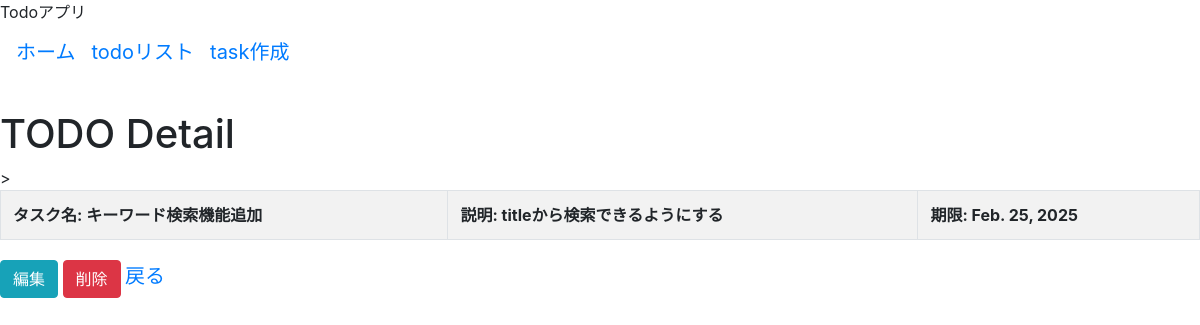
Screenshot of /todo/task_detail/7/ with the database file from the repository.
### todo/models.py (models this page shows, shortened)
class Task(models.Model):
    title = models.CharField(max_length=50)
    description = models.TextField(blank=True)  # 空白可にする場合は`blank=True`
    expiry = models.DateField()
    created_at = models.DateTimeField(auto_now_add=True)  # auto_now_add=Trueで登録日がnowでDB保存
    class Meta:
        db_table='task'

### todo/views.py (the view)
# urls.py: path('task_detail/<int:pk>/',TaskDetailView.as_view(),name='task_detail'),
class TaskDetailView(DetailView):
    model = Task
    template_name = 'todo/task_detail.html'
    def get_context_data(self, **kwargs):
        return super().get_context_data(**kwargs)

### templates/todo/task_detail.html
{% extends 'base.html' %}
{% block content %}
<h1>TODO Detail</h1>
<form method="GET"
    {% csrf_token %}
    {{ form.as_p }}>
</form>
<table class="table table-striped table-bordered">
<tbody>
    <div>
        <th>タスク名: {{ object.title }}</th>
        <th>説明: {{ object.description }}</th>
        <th>期限: {{object.expiry }}</th>
    </div>
</tbody>
</table>
<tbody>
    <tr>
        <th><a href="{% url 'todo:task_update' pk=task.id %}" class="btn btn-info">編集</a></th>
        <th><a href="{% url 'todo:task_delete' pk=task.id %}" class="btn btn-danger">削除</a></th>
        <th><a class="navbar-brand" href="{% url 'todo:task_list' %}">戻る</a></th>
    </tr>
</tbody>
{% endblock %}

### templates/base.html (style rules this page uses)
.navbar-brand { margin-bottom: 10px; }

### rows the page displays
Task: title "キーワード検索機能追加", description "titleから検索できるようにする", expiry "Feb. 25, 2025"
